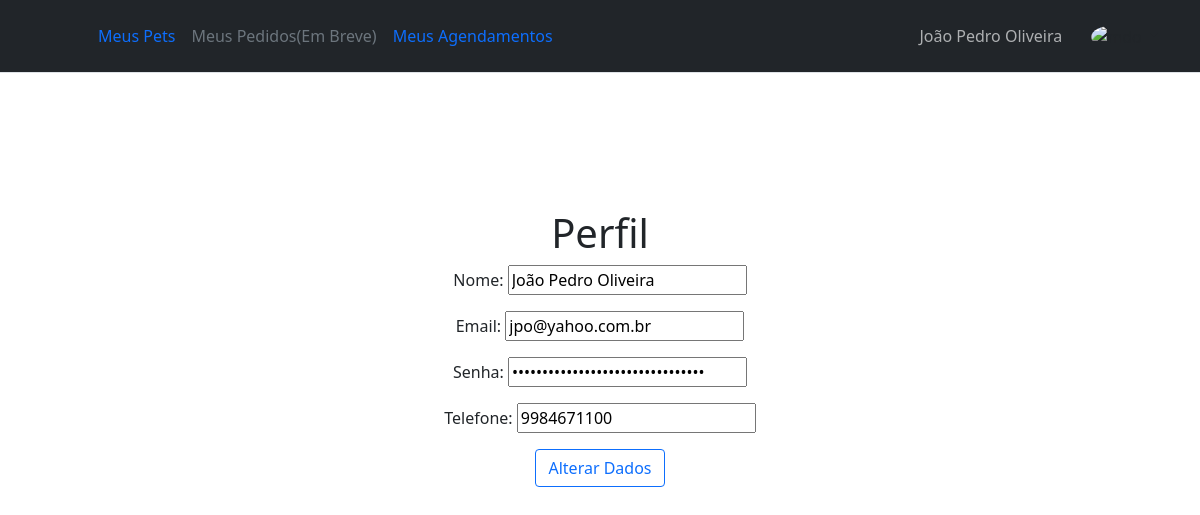
The app's page /perfil.php (signed in) with its own data.
### tables this page shows
CREATE TABLE `tutores` (
  `TutorID` int(10) UNSIGNED NOT NULL,
  `TutorNome` varchar(80) NOT NULL,
  `TutorEmail` varchar(100) NOT NULL,
  `TutorPassword` varchar(50) NOT NULL,
  `TutorTelefone` varchar(20) DEFAULT NULL,
  `TutorFoto` varchar(255) NOT NULL
);

### app/UsuarioDAO.php (called while the page is built, shortened)
<?php
class ClassUsuarioDAO {
    public function listarTutor($novoUsuario) {
        try {
            $pdo = Conexao::getInstance($novoUsuario);
            $sql = "SELECT * FROM tutores WHERE TutorEmail = ?";
            $stmt = $pdo->prepare($sql);
            $stmt->bindValue(1, $novoUsuario->getEmail());
            $stmt->execute();
            return $stmt->fetch(PDO::FETCH_ASSOC);
        } catch (PDOException $erro) {
            return $erro->getMessage();
        }
	}
}
?>

### app/Usuarios.php (called while the page is built, shortened)
<?php
class UsuarioTutor{
    private $email;
    function getEmail() {
        return $this->email;
    }
    function setEmail($email) {
        $this->email = $email;
    }
}

### perfil.php (the view, shortened to what this page needs)
<?php
    if (isset($_SESSION['nome'])) {
        require_once ("app/Usuarios.php");
        require_once ("app/UsuarioDAO.php");
?>
<!doctype html>
<html lang="en">
  <head>
  <link href="bootstrap-5.1.3-dist/css/bootstrap.css" rel="stylesheet">
  </head>
  <center>
  <body>
        <?php
            $id = $_SESSION['id'] ?? '';
            $email = $_SESSION['email'] ?? '';
            $tutor = new UsuarioTutor;
            $tutor->setID($id);
            $tutor->setEmail($email);
            $consultarTutor = new ClassUsuarioDAO;
            $resultadoTutor = $consultarTutor->listarTutor($tutor);
        ?>
        <?php require_once("navbar_logado.php") ?>
        <br><br><br><br><br>
        <h1>Perfil</h1>
        <p>Nome: <input readonly value="<?php echo $resultadoTutor['TutorNome'];?>" ></p>
        <p>Email: <input readonly value="<?php echo $resultadoTutor['TutorEmail'];?>" ></p>
        <p>Senha: <input readonly type="password" value="<?php echo $resultadoTutor['TutorPassword'];?>" ></p>
        <p>Telefone: <input readonly value="<?php echo $resultadoTutor['TutorTelefone'];?>" ></p>
        <button class="btn btn-outline-primary">Alterar Dados</button>
  </body>
  </center>
</html>
<?php }else{
    header("Location: logout.php");
} ?>

### navbar_logado.php (shortened to what this page needs)
<header class="p-3 mb-3 border-bottom bg-dark">
    <div class="container">
      <div class="d-flex flex-wrap align-items-center justify-content-center justify-content-lg-start">
        <a href="/" class="d-flex align-items-center mb-2 mb-lg-0 text-dark text-decoration-none">
          <svg class="bi me-2" width="40" height="32" role="img" aria-label="Bootstrap"><use xlink:href="#bootstrap"/></svg>
        </a>
        <ul class="nav col-12 col-lg-auto text-light me-lg-auto mb-2 justify-content-center mb-md-0">
          <li><a href="index.php" class="nav-link px-2">Meus Pets</a></li>
          <li><a href="#" class="nav-link px-2 disabled">Meus Pedidos(Em Breve)</a></li>
          <li><a href="agendamento.php" class="nav-link px-2">Meus Agendamentos</a></li>
        </ul>
        <form class="col-12 col-lg-auto mb-3 mb-lg-0 me-lg-3">
          <button class="btn disabled text-light"><?php echo $resultadoTutor['TutorNome']; ?></button>
        </form>
        <div class="dropdown text-end">
          <a href="#" class="d-block link-dark text-decoration-none dropdown-toggle" id="dd1" data-bs-toggle="dropdown" aria-expanded="false">
            <img src="uploads/tutores/<?php echo $resultadoTutor['TutorFoto']; ?>" alt="mdo" width="32" height="32" class="rounded-circle">
          </a>
        </div>
      </div>
    </div>
  </header>

### records on screen
tutores: TutorNome "João Pedro Oliveira", TutorEmail "jpo@yahoo.com.br", TutorTelefone "9984671100"
